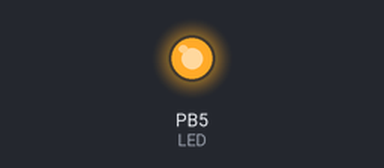
Simulated run of this program. Board: ATmega328P, built with avr-gcc and emulated at 16 MHz. Parts: output pins drawn as LEDs (lit = HIGH).

Above: at 1.9 s.
At 5.9 s:
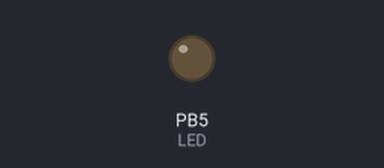
Timing chart, 0 to 10.4 s (numbered marks = the images above):
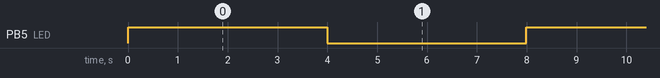

The program:

main.c
```c
/*
 * GPIO 1sec normal 256.c
 *
 * Created: 13-10-2026 23:47:17
 * Author : ajith
 */

#define F_CPU 16000000UL
#include <avr/io.h>
#define LED PORTB5

void timer0_init()
{

	TCCR0A&= ~((1<<WGM00)|(WGM01));
	TCCR0B |= ((1<<CS02) |(1<<CS00));
}
void delay_1sec()
{

	for(uint8_t i=1;i<=244;++i)
	{
		while(!(TIFR0 &(1<<TOV0)));
		TIFR0 |= (1<<TOV0);
	}
}
int main(void)
{
	timer0_init();
	DDRB |=(1<<DDB5);
	while (1)
	{
		PORTB^=(1<<LED);
		delay_1sec();
	}
}
```

Measured:
- by itself, PB5 (LED): alternates HIGH for 4.0 s and LOW for 4.0 s
